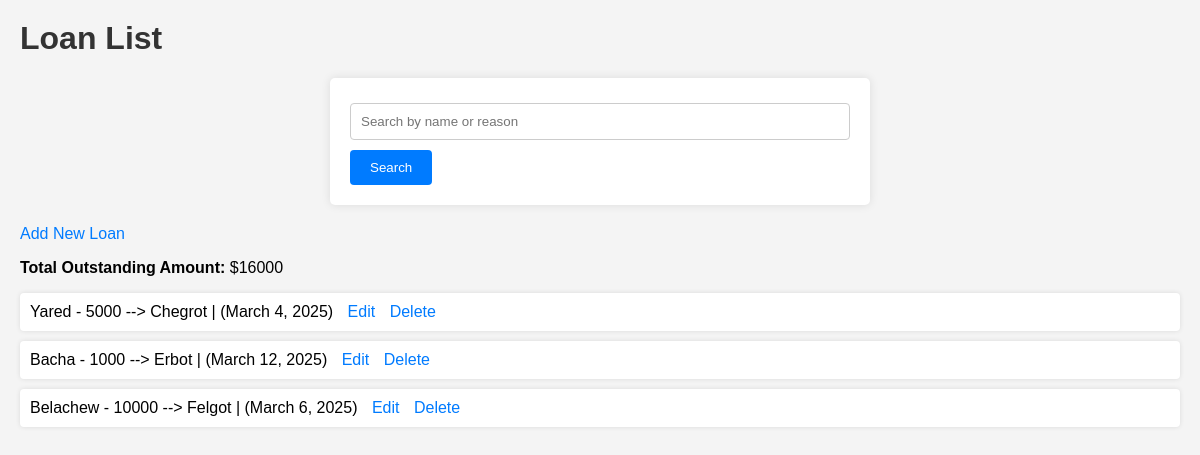
The page / on the database its author committed.
### loans/models.py (models this page shows, shortened)
class Loan(models.Model):
    name = models.CharField(max_length=100)
    amount = models.IntegerField()
    date_issued = models.DateField()
    reason = models.TextField()

### loans/views.py (the view)
# urls.py: path('', LoanListView.as_view(), name='loan_list'),
class LoanListView(ListView):
    model = Loan
    template_name = 'loans/loan_list.html'
    context_object_name = 'loans'
    def get_queryset(self):
        query = self.request.GET.get('q')
        if query:
            return Loan.objects.filter(
                Q(name__icontains=query) | Q(reason__icontains=query)
            )
        return Loan.objects.all()
    def get_context_data(self, **kwargs):
        context = super().get_context_data(**kwargs)
        context['total_amount'] = sum(loan.amount for loan in context['loans'])
        return context

### loans/templates/loans/loan_list.html (shortened to what this page needs)
{% load static %}
<html>
<head>
    <link rel="stylesheet" type="text/css" href="{% static 'loans/css/styles.css' %}">
</head>
<body>
    <h1>Loan List</h1>
    <form method="get" action=".">
        <input type="text" name="q" placeholder="Search by name or reason" value="{{ request.GET.q }}">
        <button type="submit">Search</button>
    </form>
    <a href="{% url 'loan_create' %}">Add New Loan</a>
    <p><strong>Total Outstanding Amount:</strong> ${{ total_amount }}</p>
    <ul>
        {% for loan in loans %}
            <li>
                {{ loan.name }} - {{ loan.amount }} --> {{loan.reason}}  | ({{ loan.date_issued }})
                <a href="{% url 'loan_update' loan.pk %}">Edit</a>
                <a href="{% url 'loan_delete' loan.pk %}">Delete</a>
            </li>
        {% endfor %}
    </ul>
</body>
</html>

### loans/static/loans/css/styles.css (style rules this page uses)
body { font-family: Arial, sans-serif; background-color: #f4f4f4; margin: 0; padding: 20px; }
h1 { color: #333; }
a { color: #007bff; text-decoration: none; }
form { background: #fff; padding: 20px; border-radius: 5px; box-shadow: 0 0 10px rgba(0, 0, 0, 0.1); max-width: 500px; margin: 20px auto; }
form input, form textarea { width: 100%; padding: 10px; margin: 5px 0 10px; border: 1px solid #ccc; border-radius: 4px; }
form button { background-color: #007bff; color: #fff; padding: 10px 20px; border: none; border-radius: 4px; cursor: pointer; }
ul { list-style-type: none; padding: 0; }
ul li { background: #fff; padding: 10px; margin: 10px 0; border-radius: 4px; box-shadow: 0 0 5px rgba(0, 0, 0, 0.1); }
ul li a { margin-left: 10px; }

### rows shown on the page
Loan: name "Yared", amount "5000", reason "Chegrot", date_issued "March 4, 2025"
Loan: name "Bacha", amount "1000", reason "Erbot", date_issued "March 12, 2025"
Loan: name "Belachew", amount "10000", reason "Felgot", date_issued "March 6, 2025"

### other values the page prints
{{ total_amount }} "16000"
